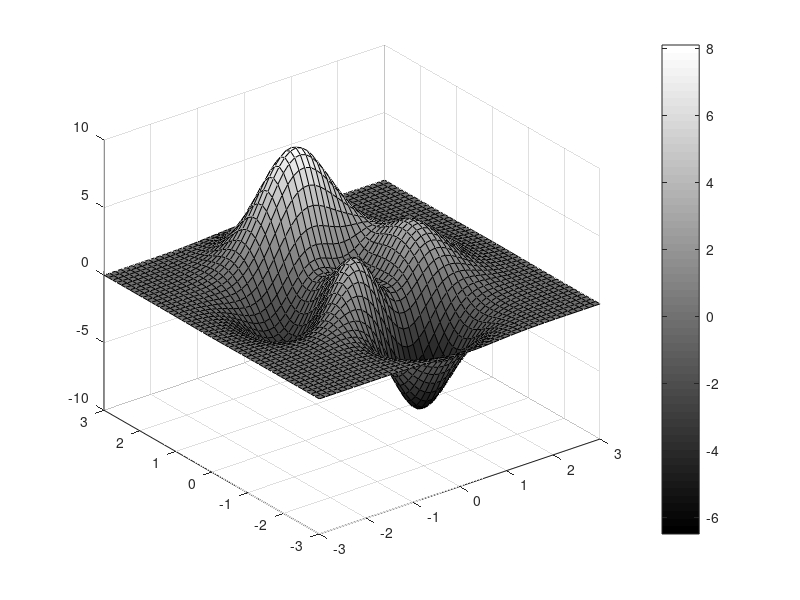

MATLAB code for this plot: (Note: this script raises an error after producing the figure.)
clear all;
close all;


for k=1:1
    figure;
    [X,Y,Z] = peaks(51);
    A = surf(X,Y,Z);
    Z1 = Z;
    colormap('gray');
    c = colorbar;
    l = c.Limits;
    Z = Z + abs(l(1));
    l = l + abs(l(1));
    Z = flipud(Z/l(2));
    Im = uint8(Z*255);
    figure;
    imshow(Im);

    normals = [];
    for i=1:49
        for j = 1:49
            imagette = Z1(i:i+2,j:j+2);
            normals = [normals; A.FaceNormals(i+1,j+1,:)];
%             l = c.Limits;
%             imagette = imagette + abs(l(1));
%             l = l + abs(l(1));
%             imagette = flipud(imagette/l(2));
%             imagette = uint8(imagette*255);
%             imwrite(imagette,strcat('im',int2str(sub2ind([49,49],i,j)),'.png'),'png');
        end
    end

end

save('normals.mat','normals');